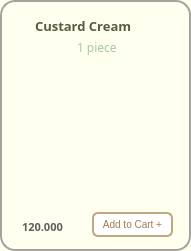
       <widget class="QFrame" name="frame_croiscustard">
        <property name="geometry">
         <rect>
          <x>240</x>
          <y>590</y>
          <width>191</width>
          <height>251</height>
         </rect>
        </property>
        <property name="styleSheet">
         <string notr="true">background-color:#FFFFF0;
border-radius: 15px; 
border: 2px solid #A8A29E ;</string>
        </property>
        <property name="frameShape">
         <enum>QFrame::StyledPanel</enum>
        </property>
        <property name="frameShadow">
         <enum>QFrame::Raised</enum>
        </property>
        <widget class="QLabel" name="label_crois_custard">
         <property name="geometry">
          <rect>
           <x>-12</x>
           <y>12</y>
           <width>211</width>
           <height>221</height>
          </rect>
         </property>
         <property name="sizePolicy">
          <sizepolicy hsizetype="Fixed" vsizetype="Fixed">
           <horstretch>25</horstretch>
           <verstretch>25</verstretch>
          </sizepolicy>
         </property>
         <property name="minimumSize">
          <size>
           <width>25</width>
           <height>25</height>
          </size>
         </property>
         <property name="maximumSize">
          <size>
           <width>16777215</width>
           <height>16777215</height>
          </size>
         </property>
         <property name="sizeIncrement">
          <size>
           <width>3</width>
           <height>0</height>
          </size>
         </property>
         <property name="styleSheet">
          <string notr="true">border:0px;
border-radius:0px;
background-color: transparent</string>
         </property>
         <property name="frameShape">
          <enum>QFrame::WinPanel</enum>
         </property>
         <property name="text">
          <string/>
         </property>
         <property name="pixmap">
          <pixmap>../images/cookies_cream.png</pixmap>
         </property>
         <property name="scaledContents">
          <bool>true</bool>
         </property>
        </widget>
        <widget class="QLabel" name="label_custard">
         <property name="geometry">
          <rect>
           <x>35</x>
           <y>16</y>
           <width>131</width>
           <height>20</height>
          </rect>
         </property>
         <property name="sizePolicy">
          <sizepolicy hsizetype="Fixed" vsizetype="Fixed">
           <horstretch>0</horstretch>
           <verstretch>0</verstretch>
          </sizepolicy>
         </property>
         <property name="font">
          <font>
           <family>Mongolian Baiti</family>
           <pointsize>10</pointsize>
           <weight>75</weight>
           <bold>true</bold>
          </font>
         </property>
         <property name="styleSheet">
          <string notr="true">border-radius: 0px;
border:0px solid;
color:#5A5A42</string>
         </property>
         <property name="text">
          <string>Custard Cream</string>
         </property>
        </widget>
        <widget class="QLabel" name="label_custard_size">
         <property name="geometry">
          <rect>
           <x>77</x>
           <y>39</y>
           <width>51</width>
           <height>16</height>
          </rect>
         </property>
         <property name="font">
          <font>
           <family>Mongolian Baiti</family>
           <pointsize>9</pointsize>
          </font>
         </property>
         <property name="styleSheet">
          <string notr="true">color: #A7C7A7;
border:0px</string>
         </property>
         <property name="text">
          <string>1 piece</string>
         </property>
        </widget>
        <widget class="QLabel" name="label_custard_price">
         <property name="geometry">
          <rect>
           <x>22</x>
           <y>219</y>
           <width>81</width>
           <height>16</height>
          </rect>
         </property>
         <property name="font">
          <font>
           <family>Mongolian Baiti</family>
           <pointsize>8</pointsize>
           <weight>75</weight>
           <bold>true</bold>
          </font>
         </property>
         <property name="styleSheet">
          <string notr="true">border:0px;
color: rgb(98, 94, 92);
</string>
         </property>
         <property name="text">
          <string>120.000</string>
         </property>
        </widget>
        <widget class="QPushButton" name="pushButton_add_custard">
         <property name="geometry">
          <rect>
           <x>92</x>
           <y>212</y>
           <width>81</width>
           <height>25</height>
          </rect>
         </property>
         <property name="maximumSize">
          <size>
           <width>16777207</width>
           <height>16777215</height>
          </size>
         </property>
         <property name="font">
          <font>
           <pointsize>-1</pointsize>
          </font>
         </property>
         <property name="styleSheet">
          <string notr="true">QPushButton {
    background-color: white;
    color: #A37B50;
    border: 2px solid #C2A87E;
    border-radius: 6px;
    padding: 4px 5px;
    font-size: 10px;
}

QPushButton:hover {
    background-color: #F7F3EF;
}

QPushButton:pressed {
    background-color: #E6D5C3;
}
</string>
         </property>
         <property name="text">
          <string>Add to Cart +</string>
         </property>
        </widget>
       </widget>
